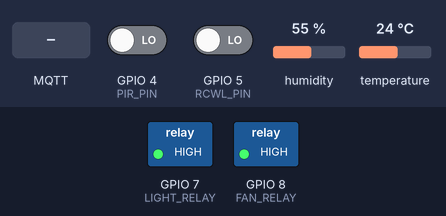
A sketch run on a simulated ESP32-S3. Parts: switched loads named in the sketch (green lamp = pin HIGH). The test bench sets the inputs (shaded band); at power-on: humidity 55 %, GPIO 4 (PIR_PIN) LOW, GPIO 5 (RCWL_PIN) LOW, temperature 24 °C. WiFi joins after 1.5 s; servers stay silent unless stated; no MQTT or app messages arrive unless stated.

Above: at 2.7 s.
2.8 s: humidity set to 79 %
5.2 s: humidity set to 82 %
At 6.5 s:
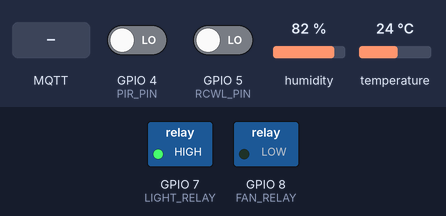
7.5 s: MQTT message "ON" arrives on the first subscribed topic
At 8.7 s:
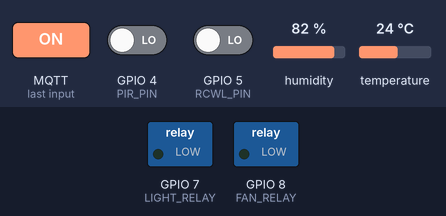
9.0 s: MQTT message "OFF" arrives on the second subscribed topic
At 9.9 s:
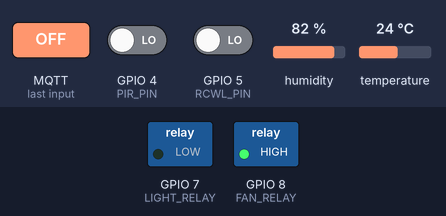
11.6 s: MQTT message "OFF" arrives on the first subscribed topic
At 12.2 s:
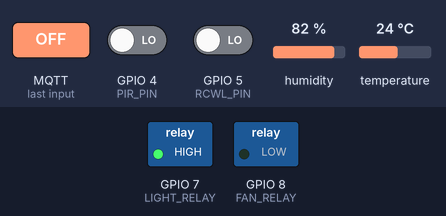
Timing chart, 0 to 14.1 s (numbered marks = the images above; inputs shaded):
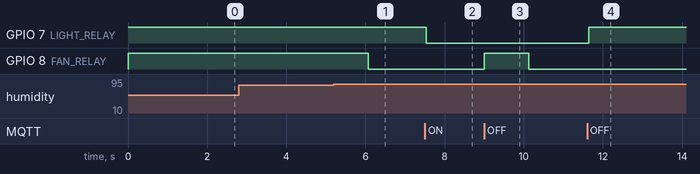

The sketch:

bathroom_esp32.ino
```cpp
#include <WiFi.h>
#include <WiFiClientSecure.h>
#include <PubSubClient.h>
#include <ArduinoOTA.h>
#include "DHT.h"

const char* ssid = "Ahmed";
const char* wifi_password = "11223344";

const char* mqtt_server = "e32ad166a4814580bea1d67904922787.s1.eu.hivemq.cloud";
const int mqtt_port = 8883;
const char* mqtt_user = "bathroom_user";
const char* mqtt_password = "Ahmed199";

#define PIR_PIN 4
#define RCWL_PIN 5
#define DHTPIN 6
#define LIGHT_RELAY 7
#define FAN_RELAY 8
#define DHTTYPE DHT22

DHT dht(DHTPIN, DHTTYPE);

WiFiClientSecure espClient;
PubSubClient client(espClient);

const unsigned long LIGHT_TIMEOUT = 180000;
const unsigned long MAX_LIGHT_ON_TIME = 900000;

const unsigned long RADAR_WINDOW = 20000;
const int RADAR_PULSE_THRESHOLD = 5;

const unsigned long CONFIRM_WINDOW = 5000;

const float HUM_ON = 80.0;
const float HUM_OFF = 70.0;

// STATE VARIABLES
unsigned long lastMotionTime = 0;
unsigned long radarWindowStart = 0;
unsigned long lightOnStartTime = 0;
unsigned long pirConfirmStart = 0;
unsigned long humidityBelowStartTime = 0;

int radarPulseCount = 0;

bool pirPendingConfirm = false;
bool lightState = false;
bool fanState = false;
bool autoMode = true;

float currentHumidity = 0;
float currentTemperature = 0;

String occupancyState = "VACANT";

// ---------------- LIGHT CONTROL ----------------

void turnLightOn() {
  digitalWrite(LIGHT_RELAY, LOW);
  lightState = true;
  lightOnStartTime = millis();
  publishStates();
}

void turnLightOff() {
  digitalWrite(LIGHT_RELAY, HIGH);
  lightState = false;
  occupancyState = "VACANT";
  publishStates();
}

// ---------------- FAN CONTROL ----------------

void turnFanOn() {
  digitalWrite(FAN_RELAY, LOW);
  fanState = true;
  humidityBelowStartTime = 0;
  publishStates();
}

void turnFanOff() {
  digitalWrite(FAN_RELAY, HIGH);
  fanState = false;
  humidityBelowStartTime = 0;
  publishStates();
}

// ---------------- MQTT ----------------

void publishStates() {
  client.publish("bathroom/light/status", lightState ? "ON" : "OFF", true);
  client.publish("bathroom/fan/status", fanState ? "ON" : "OFF", true);
  client.publish("bathroom/mode/status", autoMode ? "AUTO" : "MANUAL", true);
}

// ---------------- SENSOR FILTERS ----------------

bool radarRead() {
  int count = 0;
  for(int i=0;i<5;i++){
    if(digitalRead(RCWL_PIN)) count++;
    delay(3);
  }
  return count >= 3;
}

bool pirRead() {
  int count = 0;
  for(int i=0;i<7;i++){
    if(digitalRead(PIR_PIN)) count++;
    delay(5);
  }
  return count >= 6;
}

// ---------------- MQTT CALLBACK ----------------

void callback(char* topic, byte* payload, unsigned int length) {

  String message;
  for(int i=0;i<length;i++) message += (char)payload[i];

  if(String(topic)=="bathroom/light/set"){
    autoMode=false;
    if(message=="ON") turnLightOn();
    if(message=="OFF") turnLightOff();
  }

  if(String(topic)=="bathroom/fan/set"){
    autoMode=false;
    if(message=="ON") turnFanOn();
    if(message=="OFF") turnFanOff();
  }

  if(String(topic)=="bathroom/mode/set"){
    if(message=="AUTO") autoMode=true;
    publishStates();
  }
}

// ---------------- WIFI ----------------

void setup_wifi(){
  WiFi.begin(ssid,wifi_password);
  while(WiFi.status()!=WL_CONNECTED){
    delay(500);
  }
}

// ---------------- MQTT ----------------

void reconnect(){
  while(!client.connected()){
    if(client.connect("ESP32Bathroom",mqtt_user,mqtt_password)){
      client.subscribe("bathroom/light/set");
      client.subscribe("bathroom/fan/set");
      client.subscribe("bathroom/mode/set");
      publishStates();
    } else {
      delay(2000);
    }
  }
}

// ---------------- SETUP ----------------

void setup(){
  Serial.begin(115200);

  pinMode(PIR_PIN,INPUT_PULLDOWN);
  pinMode(RCWL_PIN,INPUT);
  pinMode(LIGHT_RELAY,OUTPUT);
  pinMode(FAN_RELAY,OUTPUT);

  digitalWrite(LIGHT_RELAY,HIGH);
  digitalWrite(FAN_RELAY,HIGH);

  dht.begin();
  setup_wifi();

  espClient.setInsecure();
  client.setServer(mqtt_server,mqtt_port);
  client.setCallback(callback);

  ArduinoOTA.setPassword("bathroomOTA");
  ArduinoOTA.begin();
}

// ---------------- LOOP ----------------

void loop(){

  ArduinoOTA.handle();

  if(WiFi.status()!=WL_CONNECTED) setup_wifi();
  if(!client.connected()) reconnect();
  client.loop();

  bool pir = pirRead();
  bool radar = radarRead();

  // ENTRY DETECTION

  if(autoMode && pir){
    if(!pirPendingConfirm){
      pirPendingConfirm=true;
      pirConfirmStart=millis();
    }
  }

  if(pirPendingConfirm && radar){
    pirPendingConfirm=false;
    if(!lightState){
      turnLightOn();
      occupancyState="ENTERED";
    }
    lastMotionTime=millis();
  }

  if(pirPendingConfirm && millis()-pirConfirmStart>CONFIRM_WINDOW){
    pirPendingConfirm=false;
  }

  // RADAR EXTENSION

  if(radar && lightState){
    radarPulseCount++;
    if(radarWindowStart==0)
      radarWindowStart=millis();
  }

  if(millis()-radarWindowStart>RADAR_WINDOW){
    if(lightState &&
       radarPulseCount>=RADAR_PULSE_THRESHOLD &&
       millis()-lastMotionTime<60000){

      lastMotionTime=millis();
      occupancyState="PRESENT";
    }
    radarPulseCount=0;
    radarWindowStart=millis();
  }

  // LIGHT SAFETY

  if(lightState && millis()-lightOnStartTime>MAX_LIGHT_ON_TIME){
    turnLightOff();
  }

  if(autoMode && lightState && millis()-lastMotionTime>LIGHT_TIMEOUT){
    turnLightOff();
  }

  // SENSOR UPDATE

  static unsigned long lastRead=0;

  if(millis()-lastRead>2000){

    lastRead=millis();

    currentHumidity=dht.readHumidity();
    currentTemperature=dht.readTemperature();

    if(!isnan(currentHumidity)&&!isnan(currentTemperature)){

      char humBuffer[8];
      dtostrf(currentHumidity,1,2,humBuffer);
      client.publish("bathroom/humidity/status",humBuffer,true);

      char tempBuffer[8];
      dtostrf(currentTemperature,1,2,tempBuffer);
      client.publish("bathroom/temperature/status",tempBuffer,true);

      client.publish("bathroom/motion/status",(pir||radar)?"1":"0",true);
      client.publish("bathroom/pir/status",pir?"1":"0",true);

      char radarBuf[6];
      sprintf(radarBuf,"%d",radarPulseCount);
      client.publish("bathroom/radar/pulses",radarBuf,true);

      client.publish("bathroom/state/status",occupancyState.c_str(),true);

      // -------- FAN LOGIC (SMART DELAY) --------

      if(currentHumidity > HUM_ON && !fanState){
        turnFanOn();
        humidityBelowStartTime = 0;
      }

      if(currentHumidity < HUM_OFF && fanState){

        if(humidityBelowStartTime == 0){
          humidityBelowStartTime = millis();
        }

        if(millis() - humidityBelowStartTime >= 300000){
          turnFanOff();
        }

      } else {
        humidityBelowStartTime = 0;
      }
    }
  }
}
```

Measured:
- the behaviour switches between 80 and 81 % on humidity (found by bisection; images 0 and 1)
- after the input at 2.8 s, every drawn part: stays the same
- after the input at 5.2 s, GPIO 8 (FAN_RELAY): HIGH → LOW after 0.87 s
- after the input at 7.5 s, GPIO 7 (LIGHT_RELAY): HIGH → LOW at once
- after the input at 9.0 s, GPIO 8 (FAN_RELAY): LOW → HIGH at once, → LOW 1.1 s later
- after the input at 11.6 s, GPIO 7 (LIGHT_RELAY): LOW → HIGH at once
